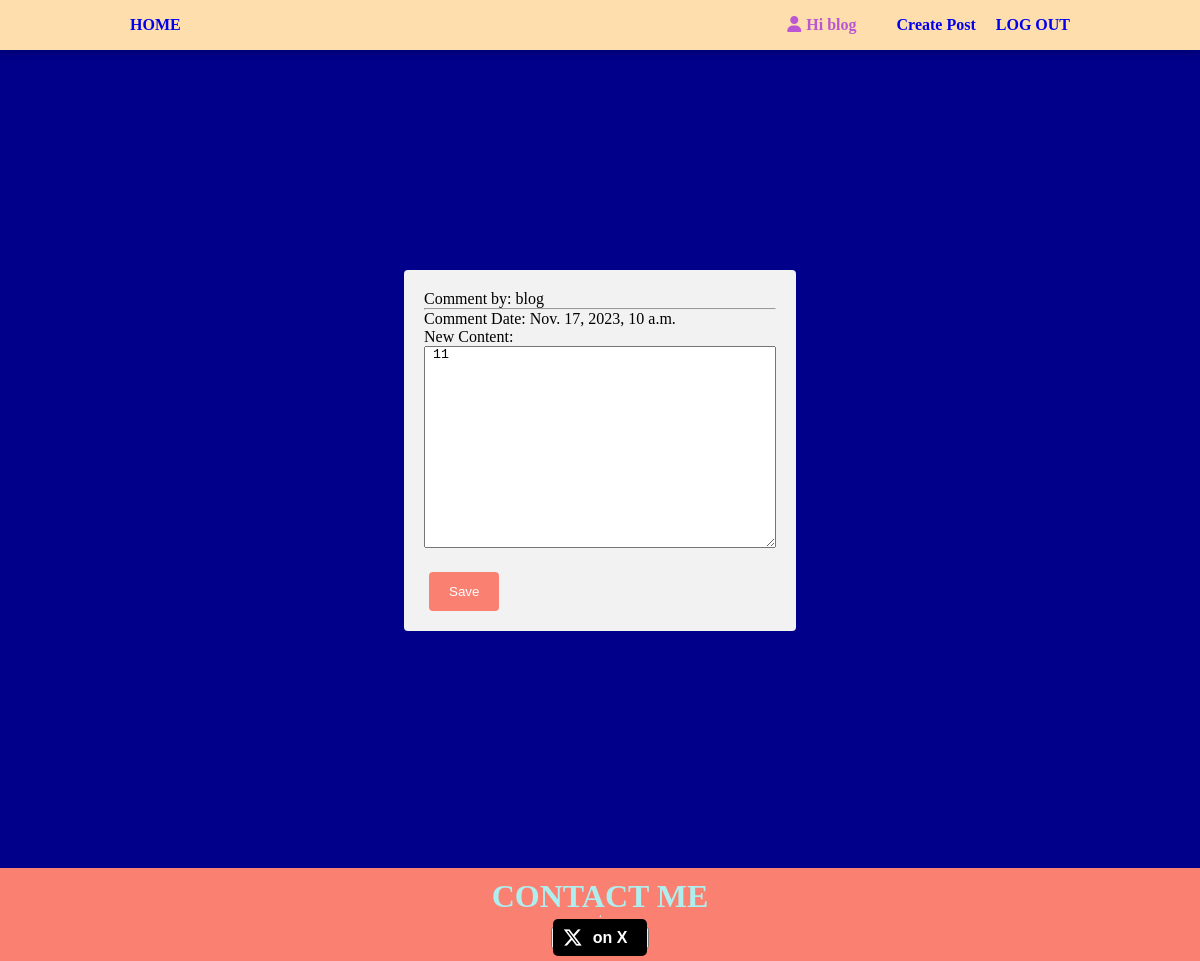
The app's page /comment/edit/136/ (signed in) with its own data.
### article/models.py (models this page shows, shortened)
class Comment(models.Model):
    post = models.ForeignKey(Post, related_name='comments', on_delete=models.CASCADE)
    user = models.ForeignKey(User, on_delete=models.CASCADE)
    comment = models.TextField()
    date_posted = models.DateTimeField(auto_now_add=True)
    likes = models.ManyToManyField(User, related_name="comment_likes", blank=True)
    edited_comment = models.TextField(blank=True, null=True)
    is_edited = models.BooleanField(default=False)

### article/views.py (the view)
# urls.py: path('comment/edit/<int:comment_id>/', views.edit_comment, name='edit_comment'),
def edit_comment(request, comment_id):
    comment = get_object_or_404(Comment, id=comment_id)
    if comment.user != request.user:
        return HttpResponse("You are not allowed to edit this comment.")
    return render(request, 'article/edit_comment.html', {'comment': comment})

### article/templates/article/edit_comment.html (shortened to what this page needs)
{% extends 'article/base.html' %}
{% load static %}
{% block css %}
    {{ block.super }}
    <link rel="stylesheet" href="{% static 'edit_post.css' %}">
{% endblock %}
{% block body %}
<div class="container">
  <div class="form-container">
    <form method="POST" action="{% url 'article:save_comment' comment_id=comment.id %}">
      <div class="comment-details">
        <p>Comment by: {{ comment.user }}</p>
        <hr>
        <p>Comment Date: {{ comment.date_posted }}</p>
      </div>
      <div class="edit-form">
        <div class="form-group">
          <label for="new_content">New Content:</label>
          <div class="textarea-container">
            <textarea id="new_content" name="new_content" class="form-control">{{ comment.comment }}</textarea>
          </div>
        </div>
        <div class="form-group">
          <button type="submit" class="btn btn-primary">Save</button>
        </div>
      </div>
    </form>
  </div>
</div>
{% endblock %}

### article/templates/article/base.html (shortened to what this page needs)
{% load static %}
<!DOCTYPE html>
<html lang="en">
<head>
    <link rel="stylesheet" href="https://cdnjs.cloudflare.com/ajax/libs/font-awesome/6.4.2/css/all.min.css"
 />
    {% block css %}
    <link rel="stylesheet" type="text/css" href="{% static 'styles.css' %}">
    {% endblock %}
</head>
<body>
    <nav id="navbar">
        <div id="navbar-container">
                <div id="home"><a href="{% url 'article:index' %}">HOME</a></div>
            <ul id="navbar-right">
                <li id="navbar-user">
                    {% if user.is_authenticated %}
                    <i class="fa-solid fa-user"></i><span>Hi {{user}}</span>
                </li>
                {% if user.is_superuser %}
                       <li>
                           <a href="{% url 'article:create_post' %}" class="create-post-button">Create Post</a>
                       </li>
                    {% endif %}
                <li class="logout"><a href ="{% url 'account:logout' %}">LOG OUT</a></li>
                {% else %}
                <i class="fa-solid fa-user"></i><span>Hi stranger</span>
                </li>
                <li class="logout"><a href ="{% url 'account:login' %}">LOG IN</a></li>
                {% endif %}
            </ul>
        </div>
    </nav>
    {% block body %}
    {% endblock %}
    <footer>
        <div id="contact-me">
        <h1>CONTACT ME</h1>
        <hr>
        <button id="twitter-button"><a href="https://twitter.com/chistev12" class="twitter-button" target="_blank"><i class="fa-brands fa-x-twitter"></i>on X</a>
        </button>
      </div>
    </footer>
</body>
</html>

### assets/styles.css (style rules this page uses)
* { margin: 0; padding: 0; }
body { background-color: darkblue; }
#navbar { background-color: navajowhite; height: 50px; box-shadow: 0 3px 10px rgba(0,0,0,0.2); }
#navbar-container { height: inherit; max-width: 80%; margin: 0 auto; display: flex; align-items: center; justify-content: space-between; color: mediumorchid ; }
#home { cursor: pointer; font-weight: bold; }
#navbar-right { display: flex; }
li { list-style: none; }
#navbar a { text-decoration: none; padding: 10px; font-weight: bold; }
#navbar-user { margin-right: 30px; font-weight: bold; }
.fa-user { margin-right: 5px; }
button[type=submit] { background-color:salmon; color: white; padding: 12px 20px; border: none; border-radius: 4px; cursor: pointer; margin-left: 5px; }
#contact-me { background-color: salmon; padding: 10px; margin-top: 18px; width: 1; display: flex; flex-direction: column; align-items: center; justify-content: center; }
#contact-me h1 { color: paleturquoise; }
#twitter-button { margin-top: 10px; }
.twitter-button { background-color: black; color: white; border: none; padding: 10px 20px 10px 40px; border-radius: 5px; text-decoration: none; font-size: 16px; font-weight: bold; position: relative; }
.twitter-button i { position: absolute; left: 10px; top: 50%; transform: translateY(-50%); font-size: 20px; }

### assets/edit_post.css (style rules this page uses)
.container { display: flex; justify-content: center; align-items: center; height: 100vh; }
.form-container { max-width: 400px; padding: 20px; background-color: #f2f2f2; border-radius: 4px; }
.article-details h1, .article-details p, .form-group { margin-bottom: 10px; }
.textarea-container { margin-bottom: 20px; }
.form-group:last-child { margin-bottom: 0; }
.textarea-container textarea { height: 200px; width: 350px; }

### records on screen
Comment: user "blog", date_posted "Nov. 17, 2023, 10 a.m.", new_content "11"

### other values on screen
{{ user }} "blog"
